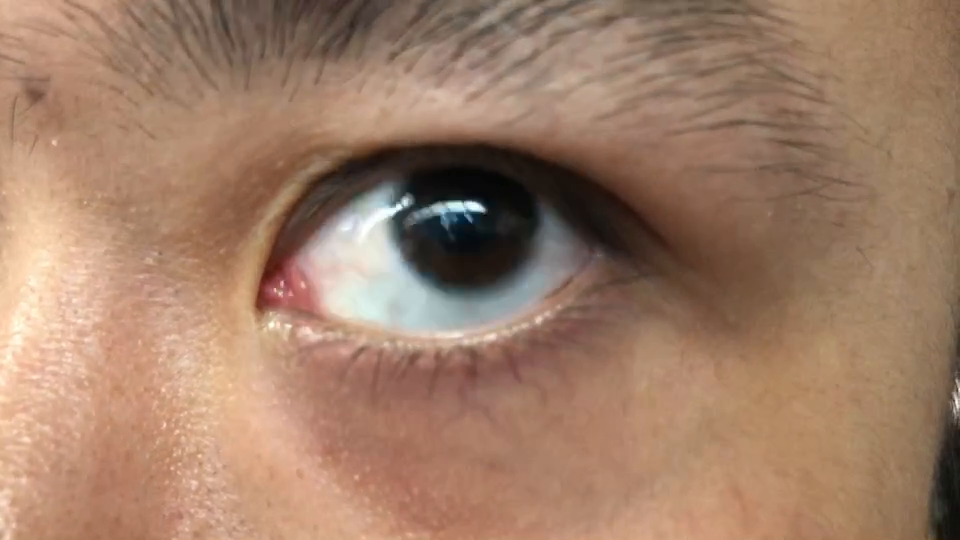
#> input picture frame 28 of eyedetect/eyes.mp4, 960 x 540 px, given in place of liangxie.avi, which was not available
$ python detectdraw2.py
#> lines starting #> are read from the running program, lines starting #| are printed output that depends on the picture; pictures that were not available may be replaced by others from this repository, and a replacement may not be noted
#病人A 双眼     #备份618上午心电图样式，x，y显示在一张图中，只画了一只眼睛的统计图
import cv2
import os
import numpy as np
import matplotlib.pyplot as plt

cap = cv2.VideoCapture("liangxie.avi")
frame_count = 0
all_frames = []
ax = []
ay = []
plt.ion()
while (True):
    ret, frame = cap.read()
#> frame is the input picture: shape (540, 960, 3); mean B, G, R 104, 126.2, 159.9
    #print(frame.shape)
    if ret is False:
        break
    frame_count = frame_count + 1
    all_frames.append(frame_count)
   # print (frame_count)
    roi1 = frame[0: 120, 0:160]
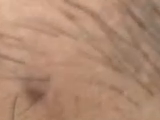
#> roi1: shape (120, 160, 3); mean B, G, R 113.3, 137.3, 175.5
    gray_roi1 = roi1[:,:,0]
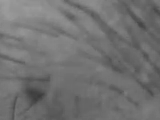
#> gray_roi1: shape (120, 160); min 59, max 158, mean 113.3
    gray_roi1 = cv2.GaussianBlur(gray_roi1, (7, 7), 0)
    _,threshold1 = cv2.threshold(gray_roi1, 30, 255, cv2.THRESH_BINARY_INV)
#> threshold1: shape (120, 160); every value is 0
    contours1, _ = cv2.findContours(threshold1, cv2.RETR_TREE, cv2.CHAIN_APPROX_SIMPLE)
#> contours1 = []
    contours1 = sorted(contours1, key=lambda x: cv2.contourArea(x), reverse=True)


    roi2 = frame[0: 120, 160:320]
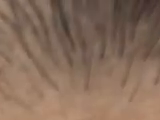
#> roi2: shape (120, 160, 3); mean B, G, R 91.1, 108.9, 135.2
  #  cv2.imshow("show",roi)

    rows, cols, _ = roi2.shape
#> rows = 120; cols = 160
    #gray_roi = cv2.cvtColor(roi, cv2.COLOR_BGR2GRAY)

    gray_roi2 = roi2[:,:,0]
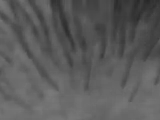
#> gray_roi2: shape (120, 160); min 39, max 123, mean 91.1
    gray_roi2 = cv2.GaussianBlur(gray_roi2, (7, 7), 0)
   # cv2.imshow("gray_roi",gray_roi)

    _,threshold2 = cv2.threshold(gray_roi2, 30, 255, cv2.THRESH_BINARY_INV)
    contours2, _ = cv2.findContours(threshold2, cv2.RETR_TREE, cv2.CHAIN_APPROX_SIMPLE)
#> contours2 = []
    contours2 = sorted(contours2, key=lambda x: cv2.contourArea(x), reverse=True)

    for cnt in contours2:   #右边眼
        (x, y, w, h) = cv2.boundingRect(cnt)

        #cv2.drawContours(roi, [cnt], -1, (0, 0, 255), 3)
        cv2.rectangle(roi2, (x, y), (x + w, y + h), (255, 0, 0), 2)
        cv2.line(roi2, (x + int(w/2), 0), (x + int(w/2), rows), (0, 255, 0), 2)
        cv2.line(roi2, (0, y + int(h/2)), (cols, y + int(h/2)), (0, 255, 0), 2)
        #print("x=",x+w/2)
        #print("y=",y+h/2)
        x2=x+w/2
        y2=y+h/2
        font = cv2.FONT_HERSHEY_SIMPLEX
        roi2 = cv2.putText(roi2,"X="+str(x2),(10, 15),font , 0.5, (255, 255, 255), 1)
        roi2 = cv2.putText(roi2,"Y="+str(y2),(10, 30),font , 0.5, (255, 255, 255), 1)
        break
#> this loop made 0 passes

    for cnt in contours1:  #左边眼
        (x, y, w, h) = cv2.boundingRect(cnt)

        #cv2.drawContours(roi, [cnt], -1, (0, 0, 255), 3)
        cv2.rectangle(roi1, (x, y), (x + w, y + h), (255, 0, 0), 2)
        cv2.line(roi1, (x + int(w/2), 0), (x + int(w/2), rows), (0, 255, 0), 2)
        cv2.line(roi1, (0, y + int(h/2)), (cols, y + int(h/2)), (0, 255, 0), 2)
        #print("x=",x+w/2)
        #print("y=",y+h/2)
        x1=x+w/2
        y1=y+h/2
        font = cv2.FONT_HERSHEY_SIMPLEX
        roi1 = cv2.putText(roi1,"X="+str(x1),(10, 15),font , 0.5, (255, 255, 255), 1)
        roi1 = cv2.putText(roi1,"Y="+str(y1),(10, 30),font , 0.5, (255, 255, 255), 1)
        break

#> (the run stopped early here; a loop or call above may not have finished)

$ run again, starting later in the video
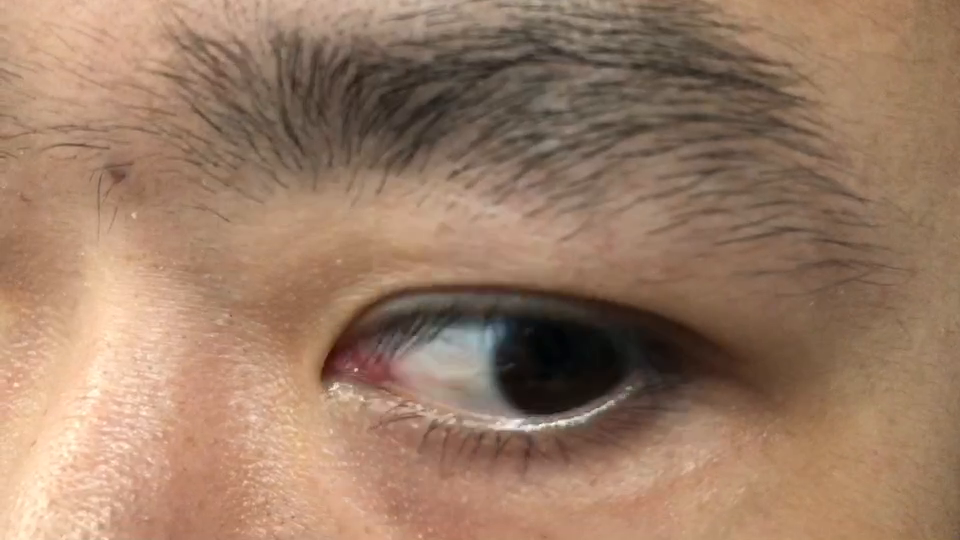
#> input picture frame 128 of eyedetect/eyes.mp4, 960 x 540 px, given in place of liangxie.avi, which was not available
#> frame is the input picture: shape (540, 960, 3); mean B, G, R 101.6, 124, 155.5
#> `gray_roi1 = roi1[:,:,0]`:
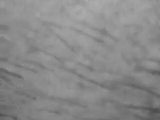
#> gray_roi1: shape (120, 160); min 77, max 174, mean 137.7
#> threshold1: shape (120, 160); every value is 0
#> contours1 = []
#> `gray_roi2 = roi2[:,:,0]`:
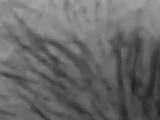
#> gray_roi2: shape (120, 160); min 31, max 166, mean 104.2

$ run again, starting later in the video
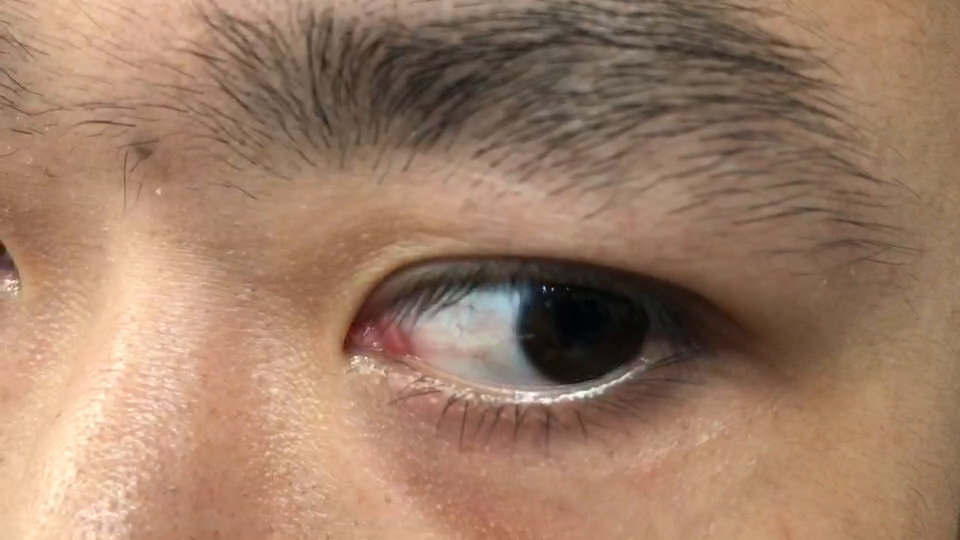
#> input picture frame 228 of eyedetect/eyes.mp4, 960 x 540 px, given in place of liangxie.avi, which was not available
#> frame is the input picture: shape (540, 960, 3); mean B, G, R 102.5, 125.1, 158.2
#> `gray_roi1 = roi1[:,:,0]`:
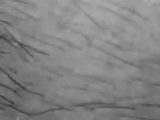
#> gray_roi1: shape (120, 160); min 56, max 171, mean 131.4
#> threshold1: shape (120, 160); every value is 0
#> contours1 = []
#> `gray_roi2 = roi2[:,:,0]`:
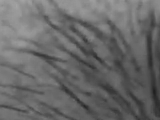
#> gray_roi2: shape (120, 160); min 32, max 165, mean 104.6
